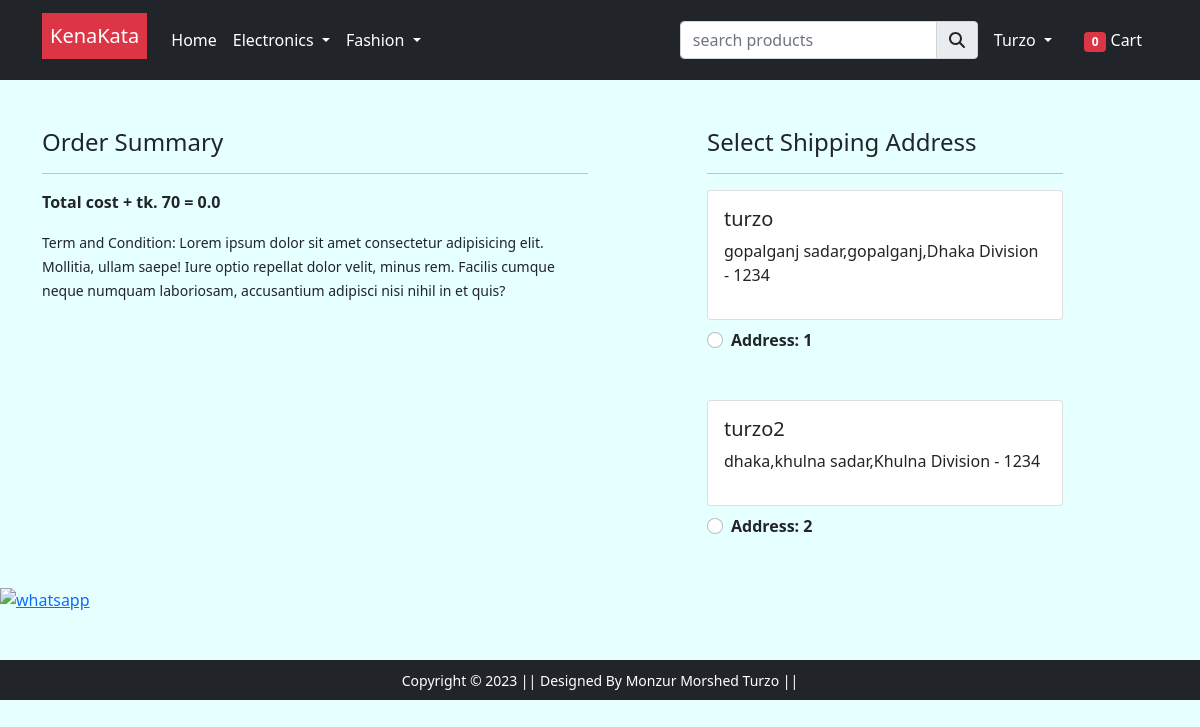
The app's page /checkout/ (signed in) with its own data.
### account/models.py (models this page shows)
class User(AbstractUser):
    USER_TYPE=(
        ('visitor','visitor'),
        ('developer','developer')
        )
    Username=None
    email=models.EmailField(unique=True)
    mobile=models.CharField(max_length=14)
    is_verified=models.BooleanField(default=False)
    email_token=models.CharField(max_length=100,null=True,blank=True)
    forget_password=models.CharField(max_length=100,null=True,blank=True)
    last_login=models.DateTimeField(null=True,blank=True)
    last_logout_time=models.DateTimeField(null=True,blank=True)
    objects=UserManager()
    USERNAME_FIELD='email'
    REQUIRED_FIELDS=['username','user_type']
    user_type=models.CharField(max_length=100,choices=USER_TYPE,default=USER_TYPE[0])

### app/models.py (models this page shows, shortened)
class Customer(models.Model):
    user= models.ForeignKey(User, on_delete=models.CASCADE)
    name= models.CharField(max_length=200)
    locality= models.CharField(max_length=200)
    city= models.CharField(max_length=50)
    zipcode= models.IntegerField()
    state= models.CharField(choices=STATE_CHOICES,max_length=50)

### app/views.py (the view)
# urls.py: path('checkout/', views.checkout, name='checkout'),
@login_required(login_url="login")
def checkout(request):
    totalitem=0
    if request.user.is_authenticated:
        totalitem= len(Cart.objects.filter(user=request.user))
    user=request.user
    add=Customer.objects.filter(user=user)
    cart_items= Cart.objects.filter(user=user)
    amount=0.0
    shipping_amount=70.0
    totalamount=0.0
    cart_product=[p for p in Cart.objects.all() if p.user ==request.user]
    if cart_product:
        for p in cart_product:
            tempamount=(p.quantity*p.product.discounted_price)
            amount += tempamount
        totalamount=amount+shipping_amount
    return render(request, 'app/checkout.html',{'add':add,'totalamount':totalamount,'cart_items':cart_items,'totalitem':totalitem})

### app/templates/app/checkout.html (shortened to what this page needs)
{% extends 'app/base.html' %}
{% load static %}
{% block main-content %}
<div class="container">
 <div class="row mt-5">
  <div class="col-sm-6">
    <h4>Order Summary</h4>
    <hr>
      <p class="fw-bold">Total cost + tk. 70 = {{totalamount}} </p>
    <small>Term and Condition: Lorem ipsum dolor sit amet consectetur adipisicing elit. Mollitia, ullam saepe! Iure optio repellat dolor velit, minus rem. Facilis cumque neque numquam laboriosam, accusantium adipisci nisi nihil in et quis?</small>
  </div>
  <div class="col-sm-4 offset-sm-1">
    <h4>Select Shipping Address</h4>
    <hr>
    <form action="/paymentdone" id="paymentdone">
      {% for ad in add %}
      <div class="card">
        <div class="card-body">
        <h5>{{ad.name}}</h5>
        <p>{{ad.locality}},{{ad.city}},{{ad.state}} - {{ad.zipcode}}</p>
        </div>
      </div>
        <div class="form-check mt-2 mb-5">
          <input class="form-check-input" type="radio" name="custid" id="custadd{{forloop.counter}}" value="{{ad.id}}">
          <label class="form-check-label fw-bold" for="id="custadd{{forloop.counter}}"">
            Address: {{forloop.counter}}</label>
        </div>
        {% endfor %}
      </form>
    </div>
  </div>
</div>
{% endblock main-content %}

### app/templates/app/base.html (shortened to what this page needs)
<!doctype html>
{% load static %}
<html lang="en">
  <head>
    <link href="https://cdn.jsdelivr.net/npm/bootstrap@5.0.0-beta1/dist/css/bootstrap.min.css" rel="stylesheet">
    <link rel="stylesheet" href="{% static 'app/css/owl.carousel.min.css' %}">
    <link rel="stylesheet" href="{% static 'app/css/all.min.css' %}">
    <link rel="stylesheet" href="{% static 'app/css/style.css' %}">
    <link rel="stylesheet" href="//code.jquery.com/ui/1.13.2/themes/base/jquery-ui.css">
    <link rel="stylesheet" href="//cdn.jsdelivr.net/npm/alertifyjs@1.13.1/build/css/alertify.min.css"/>
<link rel="stylesheet" href="//cdn.jsdelivr.net/npm/alertifyjs@1.13.1/build/css/themes/default.min.css"/>
  </head>
  <body style="background-color:#e6ffff;">
    <nav class="navbar navbar-expand-lg navbar-dark bg-dark">
     <div class="container">
       <a class="navbar-brand" href="/"><div class="p-2 mb-2 bg-danger text-white">KenaKata</div></a>
       <div class="collapse navbar-collapse" id="navbarSupportedContent">
         <ul class="navbar-nav me-auto mb-2 mb-lg-0">
           <li class="nav-item">
             <a class="nav-link active" aria-current="page" href="/">Home</a>
           </li>
           <li class="nav-item dropdown">
             <a class="nav-link dropdown-toggle text-white" href="#" id="electronicsDropdown" role="button" data-bs-toggle="dropdown" aria-expanded="false">
               Electronics
             </a>
           </li>
           <li class="nav-item dropdown">
             <a class="nav-link dropdown-toggle text-white" href="#" id="fashionDropdown" role="button" data-bs-toggle="dropdown" aria-expanded="false">
               Fashion
             </a>
           </li>
         </ul>
        <div class="search-bar">
          <div class="input-group">
            <input type="text" class="form-control" id="searchproducts" placeholder="search products">
              <button class="input-group-text" id="basic-addon1"> <i class="fa fa-search"></i></button>
          </div>
        </div>
         <div>
          <ul class="navbar-nav me-auto mb-2 mb-lg-0">
            {% if request.user.is_authenticated %}
           <li class="nav-item dropdown mx-2">
              <a class="nav-link dropdown-toggle text-white" href="#" id="profileDropdown" role="button" data-bs-toggle="dropdown" aria-expanded="false">
                {{request.user.username|capfirst}}
              </a>
            </li>
            <li class="nav-item mx-2">
             <a href="{% url 'showcart' %}" class="nav-link text-white"><span class="badge bg-danger">{{totalitem}}</span> Cart </a>
            </li>
            {% endif %}
          </ul>
         </div>
       </div>
     </div>
    </nav>
    {% block main-content %}
    {% endblock main-content %}
    <a href="https://wa.me/+8801540051455?text=I'm%20interested%20in%20to%chat%" target="_blank">
    <img src="{% static 'app/images/banner/whatsapp.PNG' %}" alt="whatsapp" width="60px">
    </a>
    <footer class="container-fluid bg-dark text-center p-2 mt-5">
        <small class="text-white">Copyright &copy; 2023 || Designed By Monzur Morshed Turzo || </small>
    </footer>
  </body>
</html>

### records on screen
User: user.username "Turzo"
Customer: name "turzo", locality "gopalganj sadar", city "gopalganj", state "Dhaka Division", zipcode "1234"
Customer: name "turzo2", locality "dhaka", city "khulna sadar", state "Khulna Division", zipcode "1234"

### other values on screen
{{ totalitem }} "0"
{{ totalamount }} "0.0"
